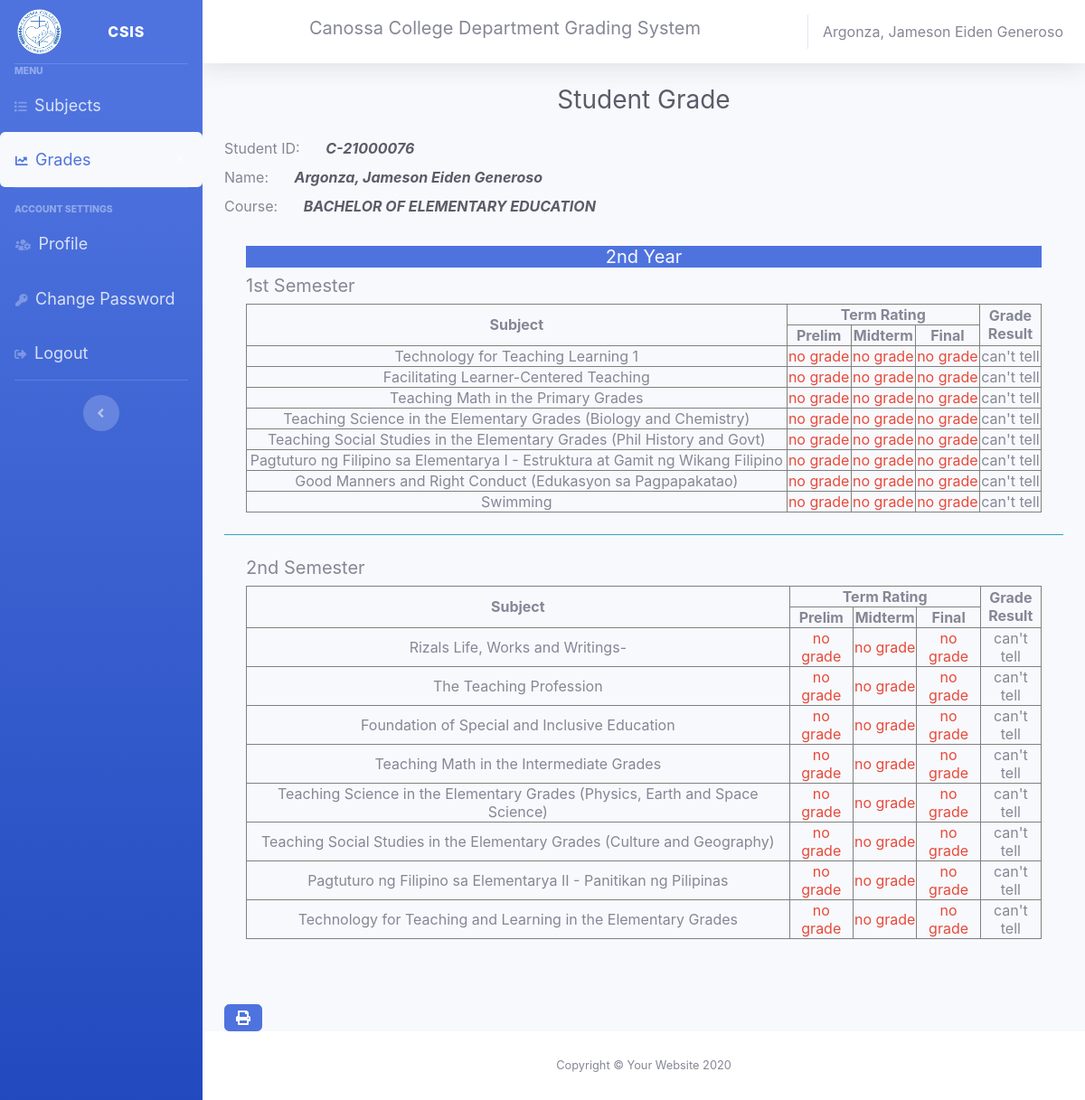
Page /student/second.student.php (signed in) on the committed database.
### tables this page shows
CREATE TABLE `studentrecords` (
  `id` int(11) NOT NULL,
  `student_id` varchar(120) NOT NULL,
  `name` varchar(120) NOT NULL,
  `gender` varchar(128) NOT NULL,
  `cellphone` varchar(11) NOT NULL,
  `bday` varchar(128) NOT NULL,
  `bplace` varchar(128) NOT NULL,
  `address` text NOT NULL,
  `course` text NOT NULL,
  `status` text NOT NULL,
  `year` varchar(12) NOT NULL
);

CREATE TABLE `studentsubs` (
  `id` int(11) NOT NULL,
  `student_id` varchar(123) NOT NULL,
  `subject` varchar(123) NOT NULL
);

### studentgrading/_second.grading.php (the view)
<div class="p-2 m-3">
    <h5 class="text-center bg-primary text-light">2nd Year</h5>
    <div>
        <h5>1st Semester</h5>
        <table border="1" class="text-center w-100">
        <thead>
            <tr>
                <th rowspan="2">Subject</th>
                <th colspan="3">Term Rating</th>
                <th rowspan="2">Grade <br> Result</th>
            </tr>
            <tr>
                <th>Prelim</th>
                <th>Midterm</th>
                <th>Final</th>
            </tr>
        </thead>
        <tbody>
            <?php
        $prod = "SELECT * from programs where year = 'second' and sem = 'first' and course = '$course'";
        $result = $conn->query($prod);
        if ($result->num_rows > 0) {
            while ($row = $result->fetch_assoc()) {
                $subject = $row['subject'];
                 $s = "SELECT * from studentsubs where student_id = '$id' and subject = '$subject'";
            $res = $conn->query($s);
            if ($res->num_rows > 0) {
                while ($row = $res->fetch_assoc()) {
                    $sub = $row['subject'];
                    echo "<tr><td>  $sub </td>";
                    $sq = "SELECT * from prelims where subject = '$sub' and student_id = '$id'";
                    $resu = $conn->query($sq);
                    if ($resu->num_rows > 0) {
                        while ($row = $resu->fetch_assoc()) {
                            $sub = $row['subject'];
                            if($row['grade'] >=85){
                                echo "<td class='text-success'>  $row[grade] </td>";
                            }else if($row['grade'] >= 75){
                                echo "<td class='text-warning'>  $row[grade] </td>";
                            }else{
                                echo "<td class='text-danger'>  $row[grade] </td>";
                            }
                        }
                    }else{
                        echo "<td class='text-danger'>  no grade </td>";
                    }
                    $sq = "SELECT * from midterms where subject = '$sub' and student_id = '$id'";
                    $resu = $conn->query($sq);
                    if ($resu->num_rows > 0) {
                        while ($row = $resu->fetch_assoc()) {
                            if($row['grade'] >=85){
                                echo "<td class='text-success'>  $row[grade] </td>";
                            }else if($row['grade'] >= 75){
                                echo "<td class='text-warning'>  $row[grade] </td>";
                            }else{
                                echo "<td class='text-danger'>  $row[grade] </td>";
                            }
                        }
                    }else{
                        echo "<td class='text-danger'>  no grade </td>";
                    }
                    $sq = "SELECT * from finals where subject = '$sub' and student_id = '$id'";
                    $resu = $conn->query($sq);
                    if ($resu->num_rows > 0) {
                        while ($row = $resu->fetch_assoc()) {
                            if($row['grade'] >=85){
                                echo "<td class='text-success'>  $row[grade] </td>";
                            }else if($row['grade'] >= 75){
                                echo "<td class='text-warning'>  $row[grade] </td>";
                            }else{
                                echo "<td class='text-danger'>  $row[grade] </td>";
                            }
                            if($row['grade'] >= 75){
                                echo "<td>  Passed </td>";
                            }
                            else{
                                echo "<td>  Failed </td>";
                            }
                        }
                    }else{
                        echo "<td class='text-danger'>  no grade </td>";
                            echo "<td> can't tell </td>";
                    }
                }
            }
            }
        }
            ?>
        </tbody>
    </table>
    </div>
</div>
<hr class="sidebar-divider bg-info">
<div class="p-2 m-3">
    <div>
        <h5>2nd Semester</h5>
        <table border="1" class="text-center w-100">
        <thead>
            <tr>
                <th rowspan="2">Subject</th>
                <th colspan="3">Term Rating</th>
                <th rowspan="2">Grade <br> Result</th>
            </tr>
            <tr>
                <th>Prelim</th>
                <th>Midterm</th>
                <th>Final</th>
            </tr>
        </thead>
        <tbody>
            <?php
        $prod = "SELECT * from programs where year = 'second' and sem = 'second' and course = '$course'";
        $result = $conn->query($prod);
        if ($result->num_rows > 0) {
            while ($row = $result->fetch_assoc()) {
                $subject = $row['subject'];
                 $s = "SELECT * from studentsubs where student_id = '$id' and subject = '$subject'";
            $res = $conn->query($s);
            if ($res->num_rows > 0) {
                while ($row = $res->fetch_assoc()) {
                    $sub = $row['subject'];
                    echo "<tr><td>  $sub </td>";
                    $sq = "SELECT * from prelims where subject = '$sub' and student_id = '$id'";
                    $resu = $conn->query($sq);
                    if ($resu->num_rows > 0) {
                        while ($row = $resu->fetch_assoc()) {
                            $sub = $row['subject'];
                            if($row['grade'] >=85){
                                echo "<td class='text-success'>  $row[grade] </td>";
                            }else if($row['grade'] >= 75){
                                echo "<td class='text-warning'>  $row[grade] </td>";
                            }else{
                                echo "<td class='text-danger'>  $row[grade] </td>";
                            }
                        }
                    }else{
                        echo "<td class='text-danger'>  no grade </td>";
                    }
                    $sq = "SELECT * from midterms where subject = '$sub' and student_id = '$id'";
                    $resu = $conn->query($sq);
                    if ($resu->num_rows > 0) {
                        while ($row = $resu->fetch_assoc()) {
                            if($row['grade'] >=85){
                                echo "<td class='text-success'>  $row[grade] </td>";
                            }else if($row['grade'] >= 75){
                                echo "<td class='text-warning'>  $row[grade] </td>";
                            }else{
                                echo "<td class='text-danger'>  $row[grade] </td>";
                            }
                        }
                    }else{
                        echo "<td class='text-danger'>  no grade </td>";
                    }
                    $sq = "SELECT * from finals where subject = '$sub' and student_id = '$id'";
                    $resu = $conn->query($sq);
                    if ($resu->num_rows > 0) {
                        while ($row = $resu->fetch_assoc()) {
                            if($row['grade'] >=85){
                                echo "<td class='text-success'>  $row[grade] </td>";
                            }else if($row['grade'] >= 75){
                                echo "<td class='text-warning'>  $row[grade] </td>";
                            }else{
                                echo "<td class='text-danger'>  $row[grade] </td>";
                            }
                            if($row['grade'] >= 75){
                                echo "<td>  Passed </td>";
                            }
                            else{
                                echo "<td>  Failed </td>";
                            }
                        }
                    }else{
                        echo "<td class='text-danger'>  no grade </td>";
                            echo "<td> can't tell </td>";
                    }
                }
            }
            }
        }
            ?>
        </tbody>
    </table>
    </div>
</div>

### student/second.student.php (shortened to what this page needs)
<?php
if (isset($_SESSION['user_id'])) {
    include "../layout/head.layout.php";
    include_once '../database/dbconnection.db.php';
    $sql = "SELECT * from studentrecords where student_id = '$id'";
    $result = $conn->query($sql);
    if ($result->num_rows > 0) {
        while ($row = $result->fetch_assoc()) {
            $name = $row['name'];
            $course = $row['course'];
        }
    }
?>
    <h5 class="h3 mb-4 text-gray-800 text-center">Student Grade</h5>
    <label class="mr-4">Student ID: </label> <i class="text-dark font-weight-bold mr-5"><?php echo $id; ?></i><br>
    <label class="mr-4">Name: </label> <i class="text-dark font-weight-bold "><?php echo $name; ?></i> <br>
    <label class="mr-4">Course: </label> <i class="text-dark font-weight-bold text-uppercase"><?php echo $course; ?></i> <br>
<?php
    include "../studentgrading/_second.grading.php";
    ?>
    <br>
    <br>
    <a class="btn btn-primary" href="../print/gradeperyear/_second.print.php"><i class="fas fa-print"></i></a>
<?php include "../layout/footer.layout.php";
} else {
    header("Location: ../canossa/master.blade.php");
    exit();
}
?>

### layout/_topbar.layout.php (shortened to what this page needs)
<nav class="navbar navbar-expand navbar-light bg-white topbar mb-4 static-top shadow">
<h5 class="title ml-auto">Canossa College Department Grading System </h5>
    <span class="mr-2 d-none d-lg-inline text-gray-600 ">
        <?php
            include_once '../database/dbconnection.db.php';
            $id = $_SESSION['user_id'];
            $sql = "SELECT * from studentrecords where student_id = '$id'";
            $result = $conn-> query($sql);
            if($result-> num_rows > 0 ){
                while($row = $result-> fetch_assoc()){
                    echo $row['name'];
                }
            }
        ?>
    </span>
</nav>

### rows in the picture
studentrecords: name "Argonza, Jameson Eiden Generoso", course "BACHELOR OF ELEMENTARY EDUCATION"
studentsubs: subject "Technology for Teaching Learning 1"
studentsubs: subject "Facilitating Learner-Centered Teaching"
studentsubs: subject "Teaching Math in the Primary Grades"
studentsubs: subject "Teaching Science in the Elementary Grades (Biology and Chemistry)"
studentsubs: subject "Teaching Social Studies in the Elementary Grades (Phil History and Govt)"
studentsubs: subject "Pagtuturo ng Filipino sa Elementarya I - Estruktura at Gamit ng Wikang Filipino"
studentsubs: subject "Good Manners and Right Conduct (Edukasyon sa Pagpapakatao)"
studentsubs: subject "Swimming"
studentsubs: subject "Rizals Life, Works and Writings-"
studentsubs: subject "The Teaching Profession"
studentsubs: subject "Foundation of Special and Inclusive Education"
studentsubs: subject "Teaching Math in the Intermediate Grades"
studentsubs: subject "Teaching Science in the Elementary Grades (Physics, Earth and Space Science)"
studentsubs: subject "Teaching Social Studies in the Elementary Grades (Culture and Geography)"
studentsubs: subject "Pagtuturo ng Filipino sa Elementarya II - Panitikan ng Pilipinas"
studentsubs: subject "Technology for Teaching and Learning in the Elementary Grades"

### other values in the picture
$id "C-21000076"
